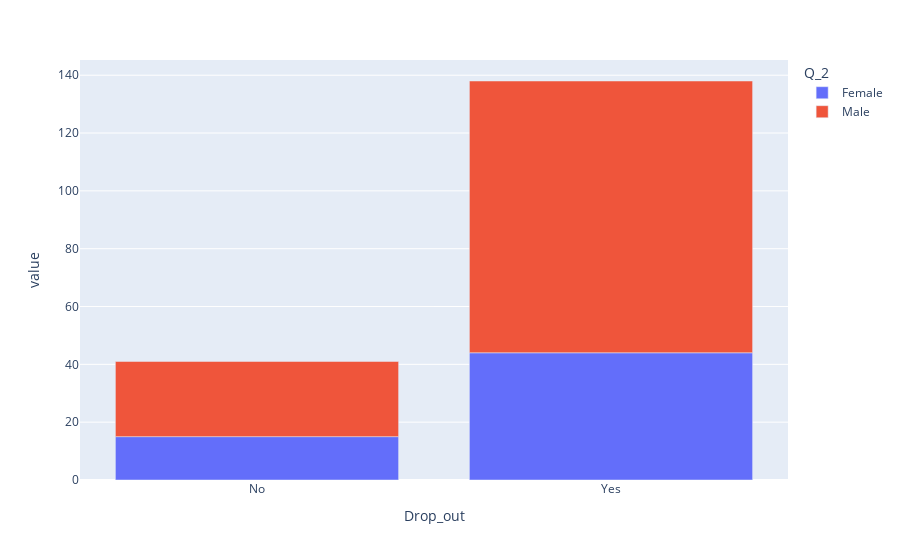

Source (notebook cell):
### Code cell
pd.crosstab(index=df['Drop_out'], columns=df['Q_2'])
px.bar(pd.crosstab(index=df['Drop_out'], columns=df['Q_2']))

### Figure 1 — Plotly figure (JSON) as saved in the notebook; plotly's stock layout.template omitted (floating-point values rounded to 4 significant figures)
{"data": [{"alignmentgroup": "True", "hovertemplate": "Q_2=Female<br>Drop_out=%{x}<br>value=%{y}<extra></extra>", "legendgroup": "Female", "marker": {"color": "#636efa", "pattern": {"shape": ""}}, "name": "Female", "offsetgroup": "Female", "orientation": "v", "showlegend": true, "textposition": "auto", "type": "bar", "x": ["No", "Yes"], "xaxis": "x", "y": [15, 44], "yaxis": "y"}, {"alignmentgroup": "True", "hovertemplate": "Q_2=Male<br>Drop_out=%{x}<br>value=%{y}<extra></extra>", "legendgroup": "Male", "marker": {"color": "#EF553B", "pattern": {"shape": ""}}, "name": "Male", "offsetgroup": "Male", "orientation": "v", "showlegend": true, "textposition": "auto", "type": "bar", "x": ["No", "Yes"], "xaxis": "x", "y": [26, 94], "yaxis": "y"}], "layout": {"autosize": true, "barmode": "relative", "legend": {"title": {"text": "Q_2"}, "tracegroupgap": 0}, "margin": {"t": 60}, "xaxis": {"anchor": "y", "autorange": true, "domain": [0, 1], "range": [-0.5, 1.5], "title": {"text": "Drop_out"}, "type": "category"}, "yaxis": {"anchor": "x", "autorange": true, "domain": [0, 1], "range": [0, 145.3], "title": {"text": "value"}, "type": "linear"}}}
